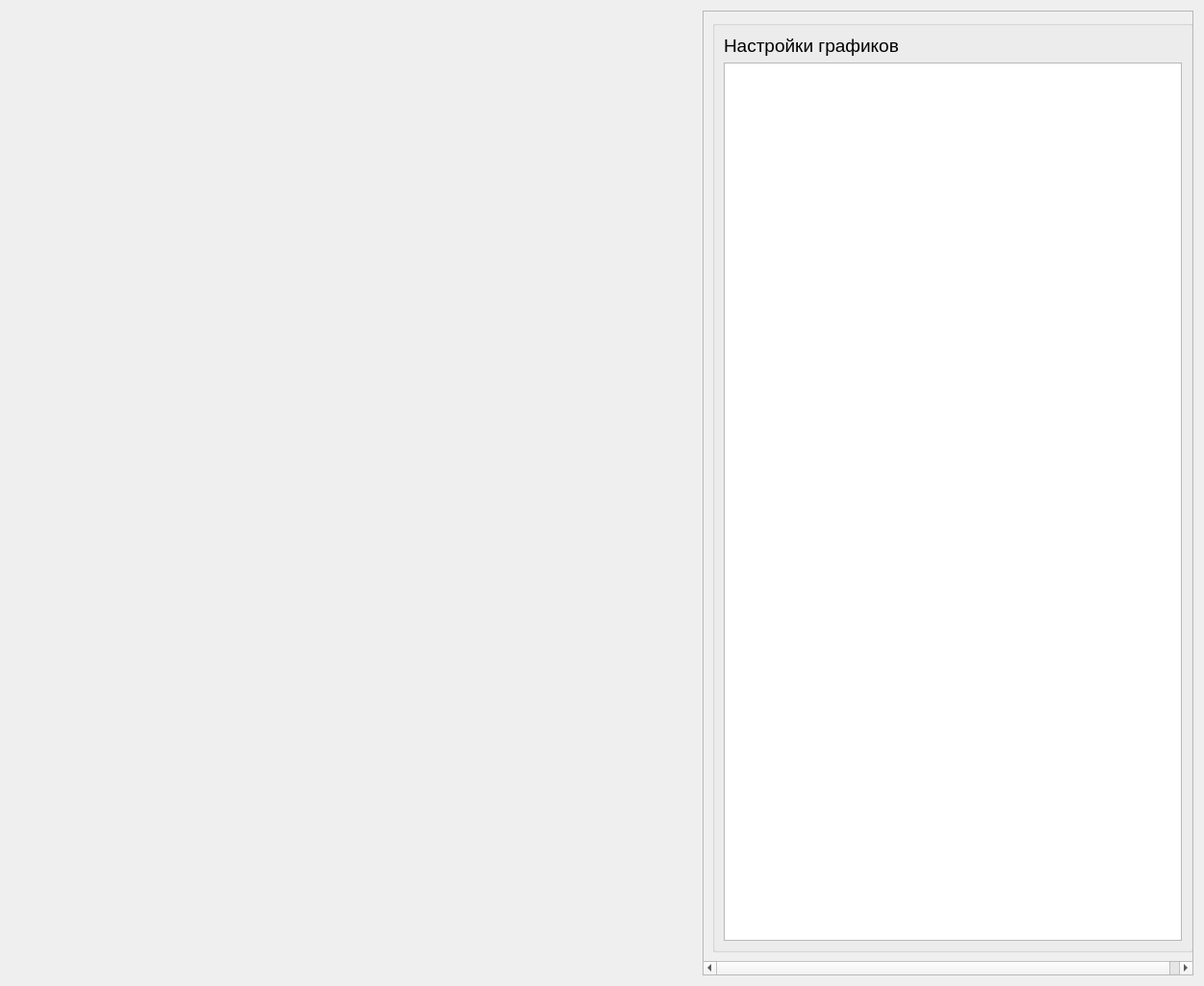
<?xml version="1.0" encoding="UTF-8"?>
<ui version="4.0">
 <class>electromagn</class>
 <widget class="QWidget" name="electromagn">
  <property name="geometry">
   <rect>
    <x>0</x>
    <y>0</y>
    <width>1251</width>
    <height>1025</height>
   </rect>
  </property>
  <property name="windowTitle">
   <string>Form</string>
  </property>
  <layout class="QHBoxLayout" name="horizontalLayout">
   <item>
    <widget class="Plot" name="plot" native="true"/>
   </item>
   <item>
    <widget class="QScrollArea" name="scrollArea">
     <property name="sizePolicy">
      <sizepolicy hsizetype="Fixed" vsizetype="Expanding">
       <horstretch>0</horstretch>
       <verstretch>0</verstretch>
      </sizepolicy>
     </property>
     <property name="minimumSize">
      <size>
       <width>510</width>
       <height>0</height>
      </size>
     </property>
     <property name="widgetResizable">
      <bool>true</bool>
     </property>
     <widget class="QWidget" name="scrollAreaWidgetContents_3">
      <property name="geometry">
       <rect>
        <x>0</x>
        <y>0</y>
        <width>518</width>
        <height>1005</height>
       </rect>
      </property>
      <layout class="QVBoxLayout" name="verticalLayout">
       <item>
        <widget class="QGroupBox" name="groupBox_4">
         <property name="sizePolicy">
          <sizepolicy hsizetype="Fixed" vsizetype="Expanding">
           <horstretch>0</horstretch>
           <verstretch>0</verstretch>
          </sizepolicy>
         </property>
         <property name="minimumSize">
          <size>
           <width>500</width>
           <height>0</height>
          </size>
         </property>
         <property name="autoFillBackground">
          <bool>false</bool>
         </property>
         <property name="title">
          <string/>
         </property>
         <layout class="QVBoxLayout" name="verticalLayout_2">
          <item>
           <widget class="QLabel" name="label">
            <property name="text">
             <string>&lt;html&gt;&lt;head/&gt;&lt;body&gt;&lt;p&gt;&lt;span style=&quot; font-size:14pt;&quot;&gt;Настройки графиков&lt;/span&gt;&lt;/p&gt;&lt;/body&gt;&lt;/html&gt;</string>
            </property>
           </widget>
          </item>
          <item>
           <widget class="QTableWidget" name="tableWidget_5">
            <property name="sizePolicy">
             <sizepolicy hsizetype="Expanding" vsizetype="Expanding">
              <horstretch>0</horstretch>
              <verstretch>0</verstretch>
             </sizepolicy>
            </property>
            <property name="minimumSize">
             <size>
              <width>0</width>
              <height>0</height>
             </size>
            </property>
            <property name="maximumSize">
             <size>
              <width>16777215</width>
              <height>16777215</height>
             </size>
            </property>
           </widget>
          </item>
         </layout>
        </widget>
       </item>
      </layout>
     </widget>
    </widget>
   </item>
  </layout>
 </widget>
 <customwidgets>
  <customwidget>
   <class>Plot</class>
   <extends>QWidget</extends>
   <header>plot.h</header>
   <container>1</container>
  </customwidget>
 </customwidgets>
 <resources/>
 <connections/>
</ui>
